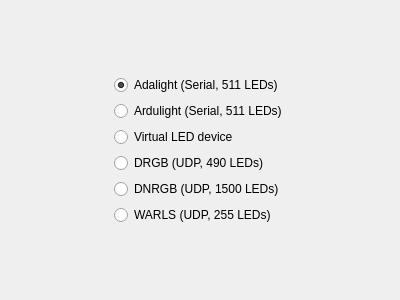
<?xml version="1.0" encoding="UTF-8"?>
<ui version="4.0">
 <class>SelectDevicePage</class>
 <widget class="QWizardPage" name="SelectDevicePage">
  <property name="geometry">
   <rect>
    <x>0</x>
    <y>0</y>
    <width>400</width>
    <height>300</height>
   </rect>
  </property>
  <property name="windowTitle">
   <string>WizardPage</string>
  </property>
  <property name="title">
   <string>Select connected device</string>
  </property>
  <layout class="QGridLayout" name="gridLayout">
   <item row="1" column="2">
    <spacer name="horizontalSpacer_2">
     <property name="orientation">
      <enum>Qt::Horizontal</enum>
     </property>
     <property name="sizeHint" stdset="0">
      <size>
       <width>40</width>
       <height>20</height>
      </size>
     </property>
    </spacer>
   </item>
   <item row="2" column="1">
    <widget class="QRadioButton" name="rbArdulight">
     <property name="text">
      <string>Ardulight (Serial, 511 LEDs)</string>
     </property>
    </widget>
   </item>
   <item row="1" column="1">
    <widget class="QRadioButton" name="rbAdalight">
     <property name="text">
      <string>Adalight (Serial, 511 LEDs)</string>
     </property>
     <property name="checked">
      <bool>true</bool>
     </property>
    </widget>
   </item>
   <item row="1" column="0">
    <spacer name="horizontalSpacer">
     <property name="orientation">
      <enum>Qt::Horizontal</enum>
     </property>
     <property name="sizeHint" stdset="0">
      <size>
       <width>40</width>
       <height>20</height>
      </size>
     </property>
    </spacer>
   </item>
   <item row="7" column="1">
    <spacer name="verticalSpacer_2">
     <property name="orientation">
      <enum>Qt::Vertical</enum>
     </property>
     <property name="sizeHint" stdset="0">
      <size>
       <width>20</width>
       <height>40</height>
      </size>
     </property>
    </spacer>
   </item>
   <item row="4" column="1">
    <widget class="QRadioButton" name="rbDrgb">
     <property name="text">
      <string>DRGB (UDP, 490 LEDs)</string>
     </property>
    </widget>
   </item>
   <item row="3" column="1">
    <widget class="QRadioButton" name="rbVirtual">
     <property name="text">
      <string>Virtual LED device</string>
     </property>
    </widget>
   </item>
   <item row="0" column="1">
    <spacer name="verticalSpacer">
     <property name="orientation">
      <enum>Qt::Vertical</enum>
     </property>
     <property name="sizeHint" stdset="0">
      <size>
       <width>20</width>
       <height>40</height>
      </size>
     </property>
    </spacer>
   </item>
   <item row="5" column="1">
    <widget class="QRadioButton" name="rbDnrgb">
     <property name="text">
      <string>DNRGB (UDP, 1500 LEDs)</string>
     </property>
    </widget>
   </item>
   <item row="6" column="1">
    <widget class="QRadioButton" name="rbWarls">
     <property name="text">
      <string>WARLS (UDP, 255 LEDs)</string>
     </property>
    </widget>
   </item>
  </layout>
 </widget>
 <resources/>
 <connections/>
</ui>
